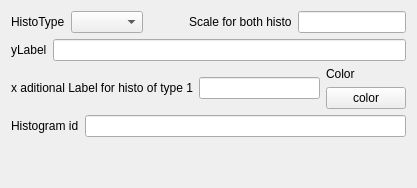
                <widget class="QWidget" name="histo">
                 <attribute name="icon">
                  <iconset resource="../Ressources.qrc">
                   <normaloff>:/Icons/Icons/chart15.svg</normaloff>:/Icons/Icons/chart15.svg</iconset>
                 </attribute>
                 <attribute name="title">
                  <string>Histo proprieties</string>
                 </attribute>
                 <layout class="QGridLayout" name="gridLayout_19">
                  <item row="0" column="0">
                   <layout class="QVBoxLayout" name="verticalLayout_3">
                    <item>
                     <layout class="QHBoxLayout" name="horizontalLayout_41">
                      <item>
                       <layout class="QHBoxLayout" name="horizontalLayout_30">
                        <item>
                         <widget class="QLabel" name="label_25">
                          <property name="text">
                           <string>HistoType</string>
                          </property>
                         </widget>
                        </item>
                        <item>
                         <widget class="QComboBox" name="histotype">
                          <property name="iconSize">
                           <size>
                            <width>90</width>
                            <height>20</height>
                           </size>
                          </property>
                         </widget>
                        </item>
                       </layout>
                      </item>
                      <item>
                       <spacer name="horizontalSpacer_8">
                        <property name="orientation">
                         <enum>Qt::Horizontal</enum>
                        </property>
                        <property name="sizeHint" stdset="0">
                         <size>
                          <width>40</width>
                          <height>20</height>
                         </size>
                        </property>
                       </spacer>
                      </item>
                      <item>
                       <layout class="QHBoxLayout" name="horizontalLayout_35">
                        <item>
                         <widget class="QLabel" name="label_31">
                          <property name="text">
                           <string>Scale for both histo</string>
                          </property>
                         </widget>
                        </item>
                        <item>
                         <widget class="QLineEdit" name="sscale"/>
                        </item>
                       </layout>
                      </item>
                     </layout>
                    </item>
                    <item>
                     <layout class="QHBoxLayout" name="horizontalLayout_29">
                      <item>
                       <widget class="QLabel" name="label_16">
                        <property name="text">
                         <string>yLabel</string>
                        </property>
                       </widget>
                      </item>
                      <item>
                       <widget class="QLineEdit" name="hylabel"/>
                      </item>
                     </layout>
                    </item>
                    <item>
                     <layout class="QHBoxLayout" name="horizontalLayout_42">
                      <item>
                       <layout class="QHBoxLayout" name="horizontalLayout_31">
                        <item>
                         <widget class="QLabel" name="label_26">
                          <property name="text">
                           <string>x aditional Label for histo of type 1</string>
                          </property>
                         </widget>
                        </item>
                        <item>
                         <widget class="QLineEdit" name="hxlabel"/>
                        </item>
                       </layout>
                      </item>
                      <item>
                       <layout class="QVBoxLayout" name="verticalLayout_15">
                        <item>
                         <widget class="QLabel" name="label_24">
                          <property name="text">
                           <string>Color</string>
                          </property>
                         </widget>
                        </item>
                        <item>
                         <widget class="QPushButton" name="hcolor">
                          <property name="text">
                           <string>color</string>
                          </property>
                         </widget>
                        </item>
                       </layout>
                      </item>
                     </layout>
                    </item>
                    <item>
                     <layout class="QHBoxLayout" name="horizontalLayout_48">
                      <item>
                       <widget class="QLabel" name="label_35">
                        <property name="text">
                         <string>Histogram id</string>
                        </property>
                       </widget>
                      </item>
                      <item>
                       <widget class="QLineEdit" name="hidlabel"/>
                      </item>
                     </layout>
                    </item>
                    <item>
                     <spacer name="verticalSpacer_4">
                      <property name="orientation">
                       <enum>Qt::Vertical</enum>
                      </property>
                      <property name="sizeHint" stdset="0">
                       <size>
                        <width>20</width>
                        <height>40</height>
                       </size>
                      </property>
                     </spacer>
                    </item>
                   </layout>
                  </item>
                 </layout>
                </widget>
